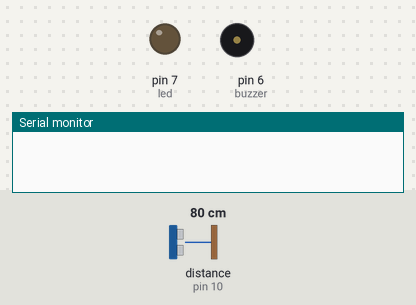
Simulated run of this sketch. Board: Arduino Uno, built with avr-gcc and run on an emulated ATmega328P. Shown: output pins drawn as LEDs (lit = HIGH), buzzer (waves = sounding, pin HIGH), the last lines printed to the serial monitor. Wiring (inferred from the names in the program): ultrasonic range finder: trigger pin 9; echo pin 10. The inputs (shaded band) are chosen by the test bench; at power-on: distance to the obstacle (sensor on pin 10) 80 cm. The echo pulse lasts 58.3 µs per cm; pins used as bus, display or sensor lines are not drawn.

Above: at 1.2 s.
1.3 s: distance to the obstacle (sensor on pin 10) set to 12 cm
2.8 s: distance to the obstacle (sensor on pin 10) set to 9 cm
At 3.3 s:
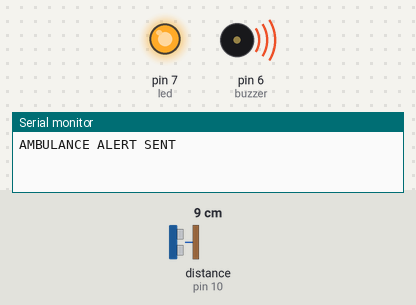
4.3 s: distance to the obstacle (sensor on pin 10) set to 18 cm
At 6.8 s:
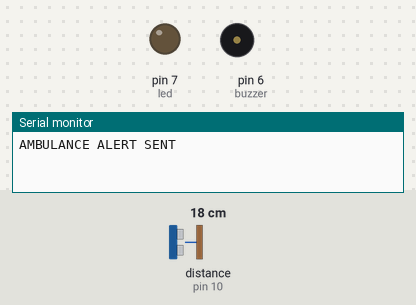
7.3 s: distance to the obstacle (sensor on pin 10) set to 2 cm
At 7.9 s:
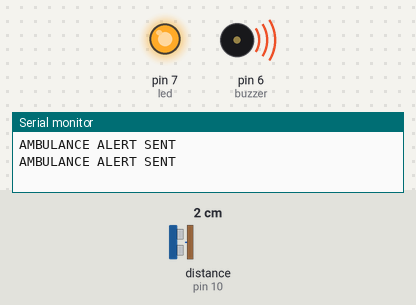
Timing chart, 0 to 9.8 s (numbered marks = the images above; inputs shaded):
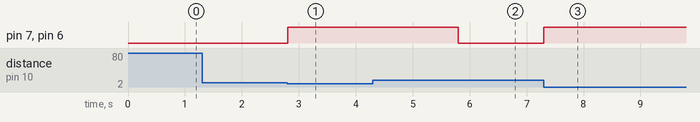

The sketch:

ALERTsYSTEM.ino
```cpp
#define trigPin 9
#define echoPin 10
#define buzzer 6
#define led 7

long duration;
int distance;

void setup()
{
  Serial.begin(9600);
  pinMode(trigPin, OUTPUT);
  pinMode(echoPin, INPUT);
  pinMode(buzzer, OUTPUT);
  pinMode(led, OUTPUT);
}

void loop()
{
  digitalWrite(trigPin, LOW);
  delayMicroseconds(2);

  digitalWrite(trigPin, HIGH);
  delayMicroseconds(10);
  digitalWrite(trigPin, LOW);

  duration = pulseIn(echoPin, HIGH);
  distance = duration * 0.034 / 2;

  if(distance > 0 && distance < 10)
  {
    digitalWrite(buzzer, HIGH);
    digitalWrite(led, HIGH);
    Serial.println("AMBULANCE ALERT SENT");
    delay(3000);
  }
  else
  {
    digitalWrite(buzzer, LOW);
    digitalWrite(led, LOW);
  }
}
```

Measured:
- the behaviour switches between 11 and 10 cm on distance to the obstacle (sensor on pin 10) (found by bisection; images 0 and 1)
- after the input at 1.3 s, every drawn part: stays the same
- after the input at 2.8 s, pin 7 (led), pin 6 (buzzer): LOW → HIGH at once
- after the input at 4.3 s, pin 7 (led), pin 6 (buzzer): HIGH → LOW after 1.5 s
- after the input at 7.3 s, pin 7 (led), pin 6 (buzzer): LOW → HIGH at once
